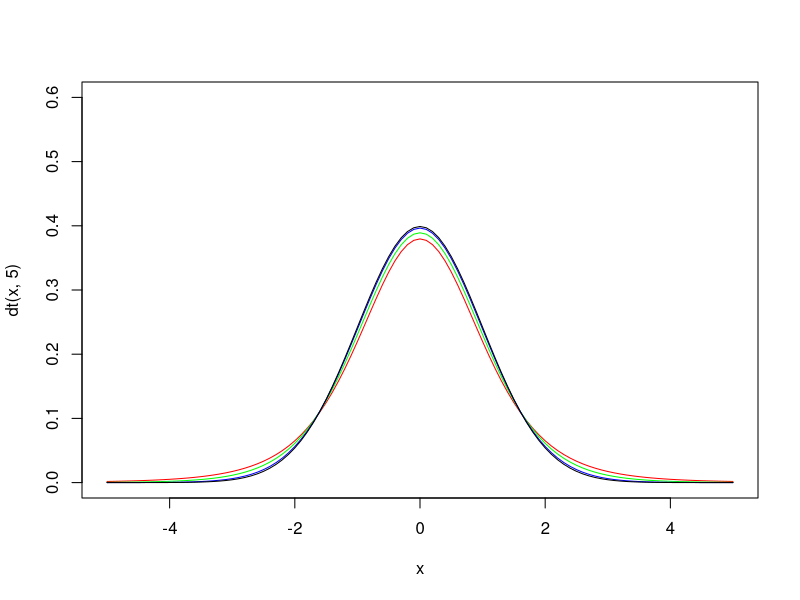
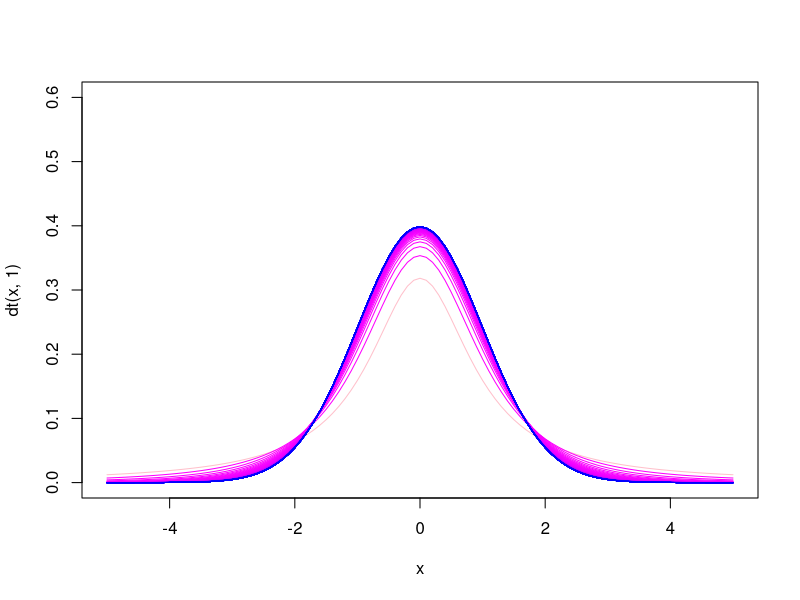
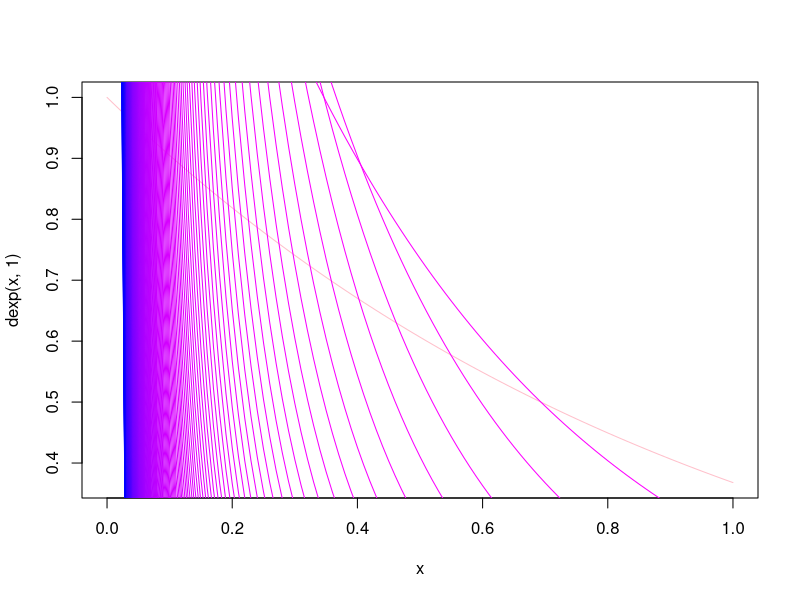

Generate these figures, in order, with R:
rm(list = ls())

par(mfrow=c(1,1))
curve(dt(x, 5), from=-5, to=5, col="red", ylim=c(0,0.6))
curve(dt(x, 10), from=-5, to=5, col="green", add=T)
curve(dt(x, 40), from=-5, to=5, col="blue", add=T)
curve(dnorm(x), from=-5, to=5, col="black", add=T)

curve(dt(x, 1), from=-5, to=5, col="pink", ylim=c(0,0.6))
for (i in 1:255) {
  curve(dt(x, i+1), from=-5, to=5, col=rgb(1-i/255,0,1), ylim=c(0,0.6), add=T)
}

curve(dexp(x, 1), col="pink")
for (i in 1:255) {
  curve(dexp(x, i+1), col=rgb(1-i/255,0,1), add=T)
}